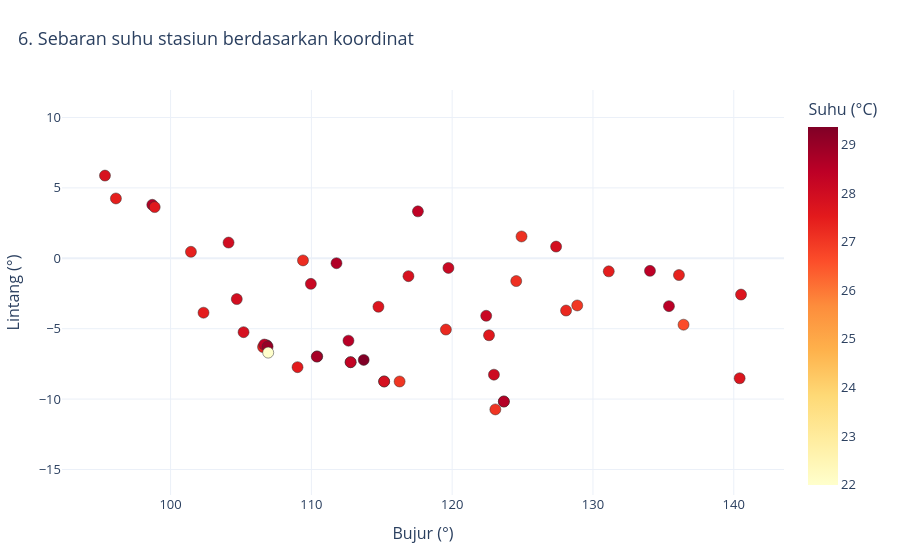

This figure's notebook cell:
### Code cell
fig = px.scatter(locations.to_pandas(), x="longitude", y="latitude", color="temperature_c",
hover_name="station_name", hover_data=["station_id", "elevation_m"],
color_continuous_scale="YlOrRd", title="6. Sebaran suhu stasiun berdasarkan koordinat",
labels={"longitude": "Bujur (°)", "latitude": "Lintang (°)", "temperature_c": "Suhu (°C)", "station_id": "ID stasiun", "elevation_m": "Elevasi (m)"})
fig.update_traces(marker_size=11, marker_line_width=0.5, marker_line_color="#333333")
fig.update_yaxes(scaleanchor="x", scaleratio=1)
show_chart("06_station_locations", fig)

### Figure 1 — Plotly figure (JSON) as saved in the notebook; plotly's stock layout.template omitted (floating-point values rounded to 4 significant figures)
{"data": [{"customdata": [["96001099999", 113.0], ["96015099999", 90.0], ["96033099999", 3.0], ["96035099999", 7.0], ["96087099999", 24.0], ["96109099999", 31.08], ["96221099999", 14.93], ["96253099999", 15.24], ["96295099999", 83.0], ["96509099999", 6.0], ["96557099999", 37.0], ["96581099999", 3.04], ["96615099999", 14.02], ["96633099999", 3.65], ["96685099999", 20.11], ["96739099999", 46.02], ["96745099999", 8.0], ["96749099999", 10.36], ["96749599999", 25.6], ["96751099999", null], ["96805099999", 6.0], ["96837099999", 3.0], ["96839099999", 3.96], ["96925099999", 3.0], ["96935099999", 3.0], ["96935599999", 2.74], ["96937099999", 3.0], ["97014099999", 80.46], ["97072099999", 6.0], ["97146099999", 51.0], ["97180099999", 14.32], ["97192099999", 2.0], ["97192599999", 4.26], ["97230099999", 1.0], ["97240099999", 96.0], ["97310099999", 9.0], ["97372099999", 105.0], ["97372599999", 102.1], ["97378099999", 1.0], ["97430099999", 14.93], ["97460099999", 3.0], ["97502099999", 3.04], ["97530099999", 7.01], ["97560099999", 14.02], ["97682099999", 7.0], ["97690099999", 88.08], ["97722099999", 10.0], ["97724099999", 10.05], ["97796099999", 3.0], ["97980099999", 3.04]], "hovertemplate": "<b>%{hovertext}</b><br><br>Bujur (°)=%{x}<br>Lintang (°)=%{y}<br>ID stasiun=%{customdata[0]}<br>Elevasi (m)=%{customdata[1]}<br>Suhu (°C)=%{marker.color}<extra></extra>", "hovertext": ["MAIMUN SALEH, ID", "MEULABOH CUT NYAK, ID", "MEDAN BELAWAN, ID", "POLONIA, ID", "BATAM HANG NADIM, ID", "SULTAN SYARIF KASIM II, ID", "SULTAN MAHMUD BADARUDDIN II, ID", "FATMAWATI SOEKARNO, ID", "RADIN INTEN II, ID", "TARAKAN JUWATA, ID", "NANGAPINOH, ID", "SUPADIO, ID", "RAHADI USMAN, ID", "SEPINGGAN, ID", "SYAMSUDIN NOOR, ID", "TANGERANG BUDIARTO AIRPORT, ID", "JAKARTA OBSERVATORY, ID", "SOEKARNO HATTA INTERNATIONAL, ID", "HALIM PERDANAKUSUMA INTERNATIONAL, ID", "BOGOR CITEKO, ID", "CILACAP, ID", "SEMARANG, ID", "AHMAD YANI INTERNATIONAL, ID", "SANGKAPURA BAWEAN IS., ID", "SURABAYA JUANDA, ID", "JUANDA, ID", "SURABAYA GEDANGAN, ID", "SAM RATULANGI, ID", "PALU MUTIARA, ID", "WOLTER MONGINSIDI, ID", "HASANUDDIN, ID", "BAU BAU BETO AMBIRI, ID", "BALI INTERNATIONAL, ID", "DENPASAR NGURAH RAI, ID", "MATARAM LOMBOK INTERNATIONAL AIRPORT, ID", "LARANTUKA GEWAYENTA, ID", "EL TARI, ID", "EL TARI, ID", "ROTE BAA LEKUNIK, ID", "BABULLAH, ID", "LABUHA TALIABU, ID", "JEFMAN, ID", "RENDANI, ID", "FRANS KAISIEPO, ID", "NABIRE, ID", "SENTANI, ID", "AMAHAI, ID", "PATTIMURA, ID", "KOKONAO TIMUKA, ID", "MOPAH, ID"], "legendgroup": "", "marker": {"color": [27.8, 27.43, 28.6, 27.59, 27.96, 27.41, 27.93, 27.48, 27.85, 28.37, 28.63, 27.19, 28.17, 27.8, 27.68, 27.37, 29.09, 28.41, 29.01, 22.0, 27.52, 29.1, 28.78, 28.49, 28.54, 28.29, 29.36, 27.11, 28.14, 28.14, 27.25, 27.6, 27.89, 27.87, 27.03, 28.08, 27.51, 28.57, 27.05, 27.91, 27.12, 27.46, 28.42, 27.36, 28.47, 27.7, 26.99, 27.28, 26.65, 27.71], "coloraxis": "coloraxis", "line": {"color": "#333333", "width": 0.5}, "size": 11, "symbol": "circle"}, "mode": "markers", "name": "", "orientation": "v", "showlegend": false, "type": "scatter", "x": [95.34, 96.12, 98.7, 98.87, 104.1, 101.4, 104.7, 102.3, 105.2, 117.6, 111.8, 109.4, 110.0, 116.9, 114.8, 106.6, 106.8, 106.7, 106.9, 106.9, 109.0, 110.4, 110.4, 112.6, 112.8, 112.8, 113.7, 124.9, 119.7, 122.4, 119.6, 122.6, 115.2, 115.2, 116.3, 123.0, 123.7, 123.7, 123.1, 127.4, 124.5, 131.1, 134.0, 136.1, 135.4, 140.5, 128.9, 128.1, 136.4, 140.4], "xaxis": "x", "y": [5.874, 4.25, 3.8, 3.638, 1.117, 0.4612, -2.898, -3.864, -5.247, 3.333, -0.35, -0.1507, -1.817, -1.268, -3.442, -6.3, -6.183, -6.126, -6.267, -6.7, -7.733, -6.967, -6.983, -5.85, -7.38, -7.38, -7.217, 1.549, -0.6833, -4.082, -5.062, -5.467, -8.748, -8.749, -8.75, -8.267, -10.17, -10.17, -10.73, 0.8314, -1.617, -0.9264, -0.8918, -1.19, -3.398, -2.577, -3.35, -3.71, -4.717, -8.52], "yaxis": "y"}], "layout": {"coloraxis": {"autocolorscale": false, "colorbar": {"title": {"text": "Suhu (°C)"}}, "colorscale": [[0.0, "rgb(255,255,204)"], [0.125, "rgb(255,237,160)"], [0.25, "rgb(254,217,118)"], [0.375, "rgb(254,178,76)"], [0.5, "rgb(253,141,60)"], [0.625, "rgb(252,78,42)"], [0.75, "rgb(227,26,28)"], [0.875, "rgb(189,0,38)"], [1.0, "rgb(128,0,38)"]]}, "font": {"size": 13}, "legend": {"tracegroupgap": 0}, "margin": {"b": 65, "l": 60, "r": 40, "t": 90}, "title": {"text": "6. Sebaran suhu stasiun berdasarkan koordinat", "x": 0.02}, "xaxis": {"anchor": "y", "domain": [0.0, 1.0], "title": {"text": "Bujur (°)"}}, "yaxis": {"anchor": "x", "domain": [0.0, 1.0], "scaleanchor": "x", "scaleratio": 1, "title": {"text": "Lintang (°)"}}}}
